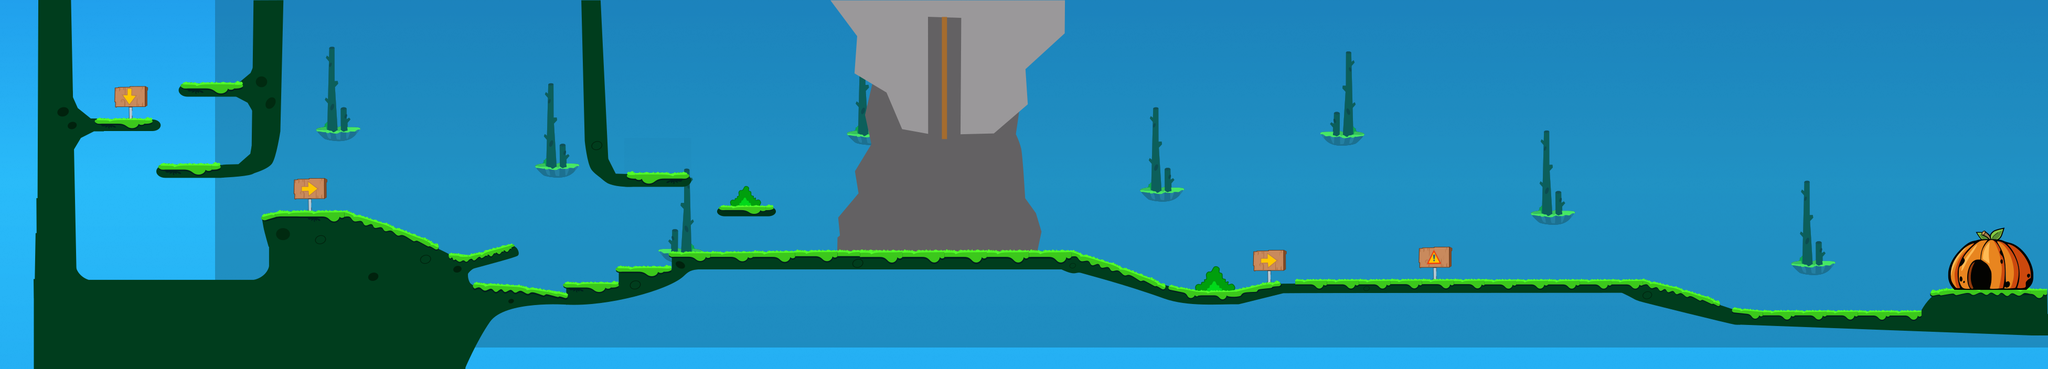

The image is a tile-based game level rendered from a .tmx file. Its description and source (layers, tilesets, objects; grid data summarised) follow:
An orthogonal 61x11 tile map with 64x64 px tiles, 2 tile layers (sky, ground), 1 hidden layer not drawn, 3 tilesets, 1 image layer and 75 objects (27x EggEntity, 3x slope, topoGroundEntity, topoEntity, BarrierEntity, ...).

<map version="1.10" tiledversion="1.10.2" orientation="orthogonal" renderorder="right-down" width="61" height="11" tilewidth="64" tileheight="64" infinite="0" nextlayerid="28" nextobjectid="350">
 <tileset firstgid="1" source="blocks.tsx" />
 <tileset firstgid="67" source="bouncing_tales_map1.tsx" />
 <tileset firstgid="727" source="sky.tsx" />
 <imagelayer id="2" name="sky" visible="0" repeatx="1">
  <image source="../img/background.png" width="3840" height="720" />
  <properties>
   <property name="ratio" type="float" value="1" />
   <property name="repeat" value="repeat-x" />
  </properties>
 </imagelayer>
 <layer id="27" name="sky" width="61" height="11">
  <data>[671 cells, 671 non-empty, 660 distinct tile ids]</data>
 </layer>
 <imagelayer id="23" name="sky_trees" offsetx="410.887" offsety="-49.7252" parallaxx="1.1" parallaxy="1.1">
  <image source="../img/sky_trees.png" width="3840" height="712" />
 </imagelayer>
 <objectgroup id="26" name="effects">
  <object id="344" name="topoGroundEntity" x="2832.13" y="530.876" width="73.3018" height="15.7217" />
  <object id="346" name="topoEntity" x="2830.35" y="493.376" width="32.8827" height="58.9318">
   <properties>
    <property name="animationspeed" type="float" value="200" />
    <property name="frameheight" type="float" value="45" />
    <property name="framewidth" type="float" value="29" />
   </properties>
   <ellipse />
  </object>
 </objectgroup>
 <layer id="21" name="ground" width="61" height="11">
  <data>[671 cells, 657 non-empty, 657 distinct tile ids]</data>
 </layer>
 <objectgroup color="#007d7d" id="24" name="Entities">
  <object id="313" name="EggEntity" x="178.301" y="185.866" width="25" height="25">
   <properties>
    <property name="framewidth" type="float" value="25" />
    <property name="image" value="egg" />
   </properties>
   <ellipse />
  </object>
  <object id="314" name="EggEntity" x="437.062" y="211.002" width="25" height="25">
   <properties>
    <property name="framewidth" type="float" value="25" />
    <property name="image" value="egg" />
   </properties>
   <ellipse />
  </object>
  <object id="315" name="EggEntity" x="176.823" y="486.028" width="25" height="25">
   <properties>
    <property name="framewidth" type="float" value="25" />
    <property name="image" value="egg" />
   </properties>
   <ellipse />
  </object>
  <object id="316" name="EggEntity" x="462.199" y="477.156" width="25" height="25">
   <properties>
    <property name="framewidth" type="float" value="25" />
    <property name="image" value="egg" />
   </properties>
   <ellipse />
  </object>
  <object id="317" name="EggEntity" x="518.387" y="366.259" width="25" height="25">
   <properties>
    <property name="framewidth" type="float" value="25" />
    <property name="image" value="egg" />
   </properties>
   <ellipse />
  </object>
  <object id="318" name="EggEntity" x="623.012" y="364.78" width="25" height="25">
   <properties>
    <property name="framewidth" type="float" value="25" />
    <property name="image" value="egg" />
   </properties>
   <ellipse />
  </object>
  <object id="319" name="EggEntity" x="770.245" y="409.9" width="25" height="25">
   <properties>
    <property name="framewidth" type="float" value="25" />
    <property name="image" value="egg" />
   </properties>
   <ellipse />
  </object>
  <object id="320" name="EggEntity" x="910.787" y="521.642" width="25" height="25">
   <properties>
    <property name="framewidth" type="float" value="25" />
    <property name="image" value="egg" />
   </properties>
   <ellipse />
  </object>
  <object id="321" name="EggEntity" x="985.478" y="369.315" width="25" height="25">
   <properties>
    <property name="framewidth" type="float" value="25" />
    <property name="image" value="egg" />
   </properties>
   <ellipse />
  </object>
  <object id="322" name="EggEntity" x="1024.55" y="350.412" width="25" height="25">
   <properties>
    <property name="framewidth" type="float" value="25" />
    <property name="image" value="egg" />
   </properties>
   <ellipse />
  </object>
  <object id="323" name="EggEntity" x="1069.91" y="356.713" width="25" height="25">
   <properties>
    <property name="framewidth" type="float" value="25" />
    <property name="image" value="egg" />
   </properties>
   <ellipse />
  </object>
  <object id="324" name="EggEntity" x="1240.05" y="467.614" width="25" height="25">
   <properties>
    <property name="framewidth" type="float" value="25" />
    <property name="image" value="egg" />
   </properties>
   <ellipse />
  </object>
  <object id="325" name="EggEntity" x="1274.07" y="375.616" width="25" height="25">
   <properties>
    <property name="framewidth" type="float" value="25" />
    <property name="image" value="egg" />
   </properties>
   <ellipse />
  </object>
  <object id="326" name="EggEntity" x="1424.04" y="443.669" width="25" height="25">
   <properties>
    <property name="framewidth" type="float" value="25" />
    <property name="image" value="egg" />
   </properties>
   <ellipse />
  </object>
  <object id="327" name="EggEntity" x="1368.59" y="359.233" width="25" height="25">
   <properties>
    <property name="framewidth" type="float" value="25" />
    <property name="image" value="egg" />
   </properties>
   <ellipse />
  </object>
  <object id="329" name="EggEntity" x="1882.77" y="433.587" width="25" height="25">
   <properties>
    <property name="framewidth" type="float" value="25" />
    <property name="image" value="egg" />
   </properties>
   <ellipse />
  </object>
  <object id="330" name="EggEntity" x="2180.19" y="492.819" width="25" height="25">
   <properties>
    <property name="framewidth" type="float" value="25" />
    <property name="image" value="egg" />
   </properties>
   <ellipse />
  </object>
  </objectgroup>
 <objectgroup id="10" name="mainPlayer">
  <!-- 42 objects omitted --></objectgroup>
 <objectgroup id="11" name="collision" offsetx="2.74873" offsety="-1.06178">
  <!-- 41 objects omitted --></objectgroup>
</map>
<!-- 56 of 75 objects omitted -->